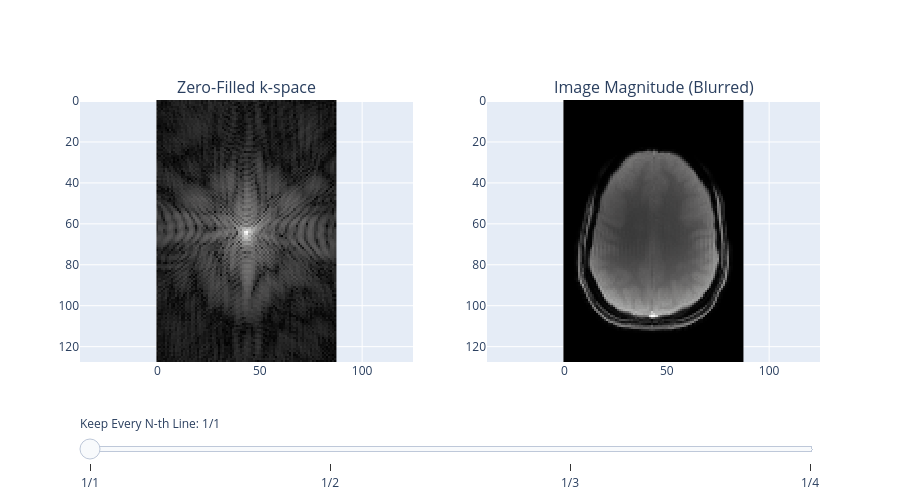

Notebook code for this chart:
### Code cell
#| label: fig6

import numpy as np
import plotly.graph_objects as go
from plotly.subplots import make_subplots

# 1. Load data
k_space_orig = np.load('kspace_combined.npy')
rows, cols = k_space_orig.shape

# 2. Subplots
fig = make_subplots(rows=1, cols=2, subplot_titles=("Zero-Filled k-space", "Image Magnitude (Blurred)"))
frames, steps = [], []
step_factors = [1, 2, 3, 4]

for i, sf in enumerate(step_factors):
    # Create empty matrix (zeros) and fill only the acquired lines
    k_space_zf = np.zeros_like(k_space_orig, dtype=complex)
    k_space_zf[::sf, :] = k_space_orig[::sf, :]
    
    # Reconstruct
    img_zf = np.fft.fftshift(np.fft.ifft2(np.fft.ifftshift(k_space_zf)))
    img_mag = np.abs(img_zf)
    k_log = np.log(np.abs(k_space_zf) + 1e-5)
    
    if i == 0:
        fig.add_trace(go.Heatmap(z=k_log, colorscale='gray', showscale=False), row=1, col=1)
        fig.add_trace(go.Heatmap(z=img_mag, colorscale='gray', showscale=False), row=1, col=2)
        
    frames.append(go.Frame(data=[go.Heatmap(z=k_log), go.Heatmap(z=img_mag)], name=str(sf)))
    steps.append(dict(
        method="animate", 
        args=[[str(sf)], {"mode": "immediate", "frame": {"duration": 0, "redraw": True}, "transition": {"duration": 0}}], 
        label=f"1/{sf}"
    ))

# 3. Layout
fig.frames = frames
fig.update_layout(
    sliders=[dict(active=0, currentvalue={"prefix": "Keep Every N-th Line: "}, pad={"t": 50}, steps=steps)], 
    height=500,
    yaxis=dict(scaleanchor="x", autorange="reversed"),
    yaxis2=dict(scaleanchor="x2", autorange="reversed")
)
fig

### Figure 1 — Plotly figure (JSON) as saved in the notebook; plotly's stock layout.template omitted (floating-point values rounded to 4 significant figures; data arrays with more than 128 entries replaced by an {"elided": "..."} marker saying what was removed)
{"data": [{"colorscale": [[0, "rgb(0, 0, 0)"], [0.09091, "rgb(16, 16, 16)"], [0.1818, "rgb(38, 38, 38)"], [0.2727, "rgb(59, 59, 59)"], [0.3636, "rgb(81, 80, 80)"], [0.4545, "rgb(102, 101, 101)"], [0.5455, "rgb(124, 123, 122)"], [0.6364, "rgb(146, 146, 145)"], [0.7273, "rgb(171, 171, 170)"], [0.8182, "rgb(197, 197, 195)"], [0.9091, "rgb(224, 224, 223)"], [1, "rgb(254, 254, 253)"]], "showscale": false, "type": "heatmap", "xaxis": "x", "yaxis": "y", "z": {"elided": "128x88 float values"}}, {"colorscale": [[0, "rgb(0, 0, 0)"], [0.09091, "rgb(16, 16, 16)"], [0.1818, "rgb(38, 38, 38)"], [0.2727, "rgb(59, 59, 59)"], [0.3636, "rgb(81, 80, 80)"], [0.4545, "rgb(102, 101, 101)"], [0.5455, "rgb(124, 123, 122)"], [0.6364, "rgb(146, 146, 145)"], [0.7273, "rgb(171, 171, 170)"], [0.8182, "rgb(197, 197, 195)"], [0.9091, "rgb(224, 224, 223)"], [1, "rgb(254, 254, 253)"]], "showscale": false, "type": "heatmap", "xaxis": "x2", "yaxis": "y2", "z": {"elided": "128x88 float values"}}], "layout": {"annotations": [{"font": {"size": 16}, "showarrow": false, "text": "Zero-Filled k-space", "x": 0.225, "xanchor": "center", "xref": "paper", "y": 1, "yanchor": "bottom", "yref": "paper"}, {"font": {"size": 16}, "showarrow": false, "text": "Image Magnitude (Blurred)", "x": 0.775, "xanchor": "center", "xref": "paper", "y": 1, "yanchor": "bottom", "yref": "paper"}], "height": 500, "sliders": [{"active": 0, "currentvalue": {"prefix": "Keep Every N-th Line: "}, "pad": {"t": 50}, "steps": [{"args": [["1"], {"frame": {"duration": 0, "redraw": true}, "mode": "immediate", "transition": {"duration": 0}}], "label": "1/1", "method": "animate"}, {"args": [["2"], {"frame": {"duration": 0, "redraw": true}, "mode": "immediate", "transition": {"duration": 0}}], "label": "1/2", "method": "animate"}, {"args": [["3"], {"frame": {"duration": 0, "redraw": true}, "mode": "immediate", "transition": {"duration": 0}}], "label": "1/3", "method": "animate"}, {"args": [["4"], {"frame": {"duration": 0, "redraw": true}, "mode": "immediate", "transition": {"duration": 0}}], "label": "1/4", "method": "animate"}]}], "xaxis": {"anchor": "y", "domain": [0, 0.45]}, "xaxis2": {"anchor": "y2", "domain": [0.55, 1]}, "yaxis": {"anchor": "x", "autorange": "reversed", "domain": [0, 1], "scaleanchor": "x"}, "yaxis2": {"anchor": "x2", "autorange": "reversed", "domain": [0, 1], "scaleanchor": "x2"}}}
